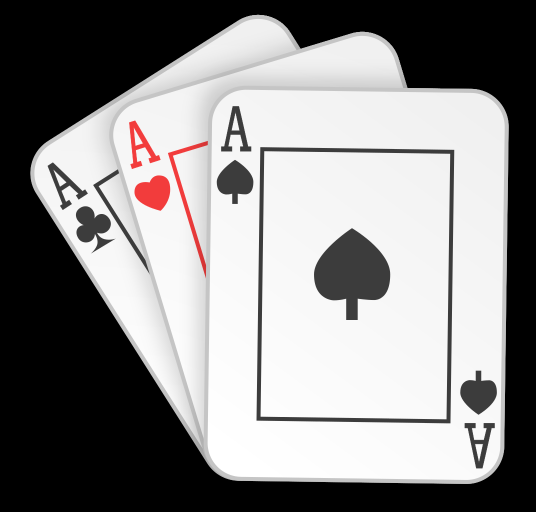
#> input picture cards.png, 1072 x 1024 px, found by its file name (shown at 1/2 size)
$ python cvWarpPerspective.py
#> lines starting #> are read from the running program, lines starting #| are printed output that depends on the picture
import cv2
import numpy as np

img=cv2.imread('D:\python\cards.png')
#> img is the input picture: shape (1024, 1072, 3); mean B, G, R 138.1, 138.1, 139.4

width,height = 250,350
pts1 = np.float32([[424,190],[1010,183],[410,962],[1010,955]])
pts2 = np.float32([[0,0],[width,0],[0,height],[width,height]])
matrix = cv2.getPerspectiveTransform(pts1,pts2)
imgOutput = cv2.warpPerspective(img,matrix,(width,height))
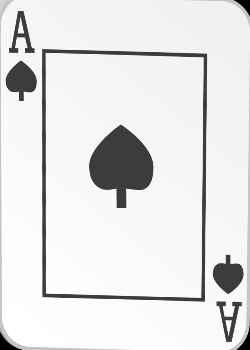
#> imgOutput: shape (350, 250, 3); min 0, max 255, mean 227.4

cv2.imshow('Image',img)
cv2.imshow('Output Image',imgOutput)

cv2.waitKey(0)
